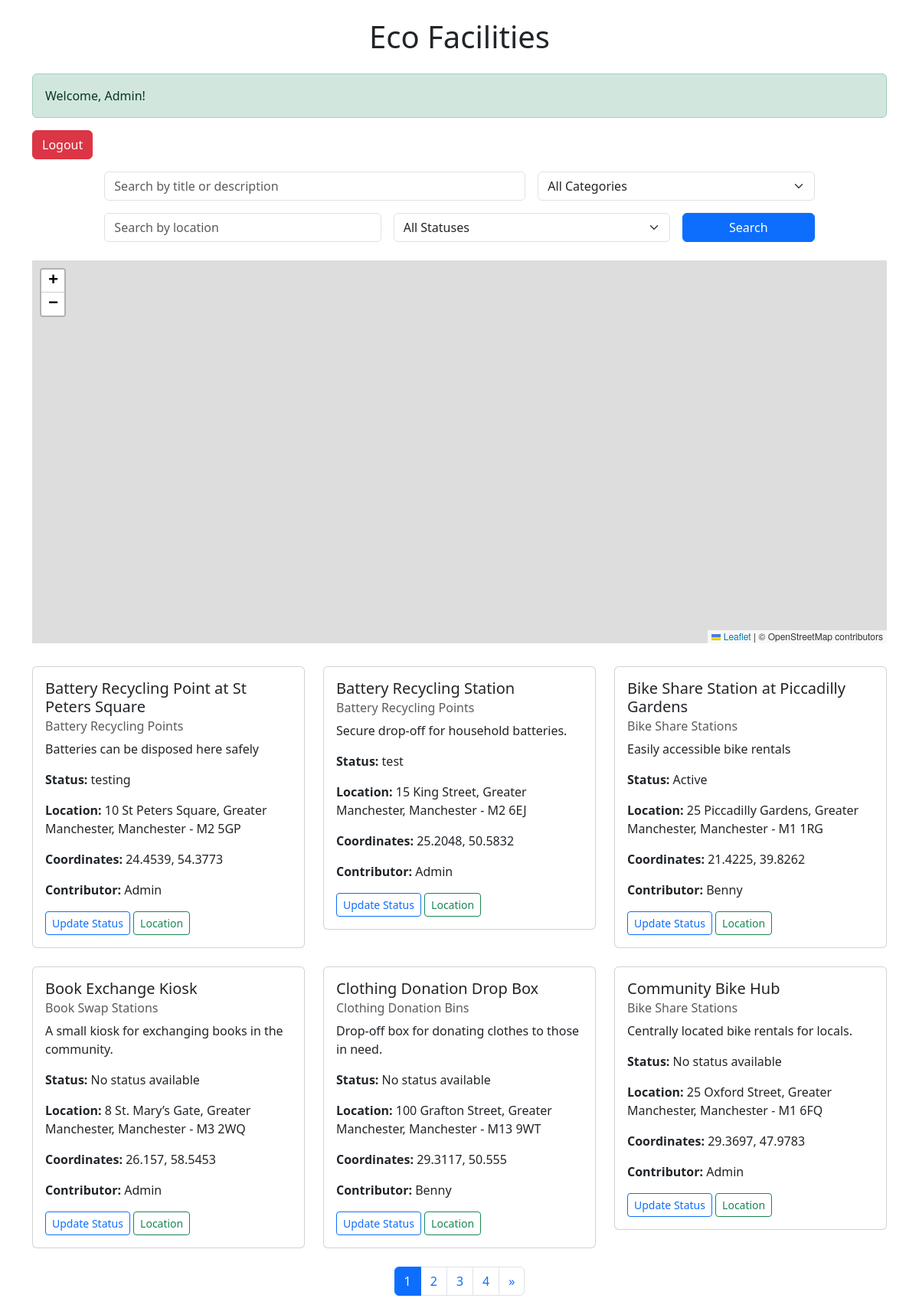
Page /?view=browse (signed in) on the committed database.
### tables this page shows
CREATE TABLE "ecoFacilityStatus"
(
	id INTEGER not null
		primary key autoincrement
		unique,
	facilityId INTEGER not null
		constraint ecoFacilityStatus_ecoFacilities_id_fk
			references ecoFacilities,
	statusComment VARCHAR(100) not null
);

CREATE TABLE ecoFacilities (
                               id INTEGER PRIMARY KEY AUTOINCREMENT NOT NULL UNIQUE,
                               title VARCHAR(50) NOT NULL,
                               category INTEGER,
                               description VARCHAR(150) NOT NULL,
                               houseNumber VARCHAR(50),
                               streetName VARCHAR(50),
                               county VARCHAR(50),
                               town VARCHAR(50),
                               postcode VARCHAR(7) NOT NULL,
                               lng FLOAT NOT NULL,
                               lat FLOAT NOT NULL,
                               contributor INTEGER,
                               FOREIGN KEY (category) REFERENCES ecoCategories(id),
                               FOREIGN KEY (contributor) REFERENCES ecoUser(id)
);

CREATE TABLE "ecoCategories"
(
	id INTEGER not null
		primary key
		unique,
	name VARCHAR(50) not null
		unique
);

### controllers/FacilityController.php (called while the page is built, shortened)
<?php
class FacilityController {
    private $facilityModel;
    public function __construct($facilityModel) {
        $this->facilityModel = $facilityModel;
    }
    public function browseFacilities($search = '', $category = null, $location = null, $status = null) {
        return $this->facilityModel->searchFacilities($search, $category, $location, $status);
    }
    public function getPaginatedFacilities($page, $limit, $search = '', $category = null, $location = null, $status = null) {
        $offset = ($page - 1) * $limit;
        return $this->facilityModel->getPaginatedFacilities($offset, $limit, $search, $category, $location, $status);
    }
    public function getTotalFacilities($search = '', $category = null) {
        return $this->facilityModel->getTotalFacilities($search, $category);
    }
}
?>

### models/Facility.php (called while the page is built, shortened)
<?php
class Facility {
    private $pdo;
    public function __construct($pdo) {
        $this->pdo = $pdo;
    }
    public function searchFacilities($search = '', $category = null, $location = null, $status = null) {
        $query = "
        SELECT ecoFacilities.*,
               ecoCategories.name AS category_name,
               ecoUser.username AS contributor_name,
               (SELECT statusComment
                FROM ecoFacilityStatus
                WHERE facilityId = ecoFacilities.id
                ORDER BY ROWID DESC LIMIT 1) AS statusComment
        FROM ecoFacilities
        LEFT JOIN ecoCategories ON ecoFacilities.category = ecoCategories.id
        LEFT JOIN ecoUser ON ecoFacilities.contributor = ecoUser.id
        WHERE (ecoFacilities.title LIKE :search OR ecoFacilities.description LIKE :search)
    ";
        $query .= " ORDER BY ecoFacilities.title ASC";
        $stmt = $this->pdo->prepare($query);
        $params = [
            ':search' => '%' . $search . '%',
        ];
        $stmt->execute($params);
        return $stmt->fetchAll(PDO::FETCH_ASSOC);
    }
    public function getPaginatedFacilities($offset, $limit, $search = '', $category = null, $location = null, $status = null) {
        $query = "
        SELECT ecoFacilities.*,
               ecoCategories.name AS category_name,
               ecoUser.username AS contributor_name,
               (SELECT statusComment
                FROM ecoFacilityStatus
                WHERE facilityId = ecoFacilities.id
                ORDER BY ROWID DESC LIMIT 1) AS statusComment
        FROM ecoFacilities
        LEFT JOIN ecoCategories ON ecoFacilities.category = ecoCategories.id
        LEFT JOIN ecoUser ON ecoFacilities.contributor = ecoUser.id
        WHERE (ecoFacilities.title LIKE :search OR ecoFacilities.description LIKE :search)
    ";
        $query .= " ORDER BY ecoFacilities.title ASC LIMIT :offset, :limit";
        $stmt = $this->pdo->prepare($query);
        $params = [
            ':search' => '%' . $search . '%',
            ':offset' => $offset,
            ':limit' => $limit,
        ];
        $stmt->bindValue(':offset', $offset, PDO::PARAM_INT);
        $stmt->bindValue(':limit', $limit, PDO::PARAM_INT);
        $stmt->execute($params);
        return $stmt->fetchAll(PDO::FETCH_ASSOC);
    }
    public function getTotalFacilities($search = '', $category = null, $location = null, $status = null) {
        $query = "
    SELECT COUNT(*) as total
    FROM ecoFacilities
    WHERE (title LIKE :search OR description LIKE :search)
";
        $stmt = $this->pdo->prepare($query);
        $params = [
            ':search' => '%' . $search . '%',
        ];
        $stmt->execute($params);
        return $stmt->fetch(PDO::FETCH_ASSOC)['total'];
    }
}

### views/facilities/browse.php (the view, shortened to what this page needs)
<?php
$page = isset($_GET['page']) ? (int)$_GET['page'] : 1;
$limit = 6;
$location = $_GET['location'] ?? null;
$status = $_GET['status'] ?? null;
$search = $_GET['search'] ?? null;
$category = $_GET['category'] ?? null;
$total = $facilityController->getTotalFacilities($search, $category, $location, $status);
$facilities = $facilityController->getPaginatedFacilities($page, $limit, $search, $category, $location, $status);
$totalPages = ceil($total / $limit);
?>
<!DOCTYPE html>
<html>
<head>
    <link href="https://cdn.jsdelivr.net/npm/bootstrap@5.3.3/dist/css/bootstrap.min.css" rel="stylesheet">
    <link rel="stylesheet" href="https://unpkg.com/leaflet/dist/leaflet.css" />
</head>
<body>
<div class="container mt-4">
    <h1 class="text-center mb-4">Eco Facilities</h1>
    <?php
    if (isset($_SESSION['username'])) {
        echo '<div class="alert alert-success">Welcome, ' . htmlspecialchars($_SESSION['username']) . '!</div>';
        echo '<a href="/ecoBuddy/index.php?view=logout" class="btn btn-danger mb-3">Logout</a>';
    } else {
        echo '<div class="alert alert-warning">You are not logged in. <a href="/ecoBuddy/index.php?view=login" class="alert-link">Login here</a>.</div>';
        exit;
    }
    ?>
    <form method="GET" action="/ecoBuddy/index.php" class="mb-4" id="searchForm">
        <div class="row g-3 justify-content-center">
            <div class="col-md-6">
                <input type="text" name="search" class="form-control" placeholder="Search by title or description"
                       value="<?php echo htmlspecialchars($_GET['search'] ?? ''); ?>" id="searchInput">
            </div>
            <div class="col-md-4">
                <select name="category" class="form-select" id="categorySelect">
                    <option value="">All Categories</option>
                </select>
            </div>
            <div class="col-md-4">
                <input type="text" name="location" class="form-control" placeholder="Search by location"
                       value="<?php echo htmlspecialchars($_GET['location'] ?? ''); ?>" id="locationInput">
            </div>
            <div class="col-md-4">
                <select name="status" class="form-select" id="statusSelect">
                    <option value="">All Statuses</option>
                </select>
            </div>
            <div class="col-md-2">
                <button type="submit" class="btn btn-primary w-100">Search</button>
            </div>
        </div>
    </form>
    <div id="map" style="height: 500px; width: 100%; margin-bottom: 30px;"></div>
    <div id="facilitiesContainer">
        <?php if (!empty($facilities)) : ?>
            <div class="row">
                <?php foreach ($facilities as $facility) : ?>
                    <div class="col-md-4 mb-4">
                        <div class="card">
                            <div class="card-body">
                                <h5 class="card-title"><?php echo htmlspecialchars($facility['title']); ?></h5>
                                <h6 class="card-subtitle mb-2 text-muted"><?php echo htmlspecialchars($facility['category_name']); ?></h6>
                                <p class="card-text"><?php echo htmlspecialchars($facility['description']); ?></p>
                                <p><strong>Status:</strong>
                                    <?php echo !empty($facility['statusComment']) ? htmlspecialchars($facility['statusComment']) : 'No status available'; ?>
                                </p>
                                <p><strong>Location:</strong> <?php echo htmlspecialchars($facility['houseNumber'] . ' ' . $facility['streetName'] . ', ' . $facility['county'] . ', ' . $facility['town'] . ' - ' . $facility['postcode']); ?></p>
                                <p><strong>Coordinates:</strong>
                                    <?php echo (!empty($facility['lat']) && !empty($facility['lng']))
                                        ? htmlspecialchars($facility['lat'] . ', ' . $facility['lng'])
                                        : 'Coordinates not available'; ?>
                                </p>
                                <p><strong>Contributor:</strong> <?php echo htmlspecialchars($facility['contributor_name']); ?></p>
                                <button class="btn btn-sm btn-outline-primary" onclick="openStatusPrompt(<?php echo $facility['id']; ?>)">Update Status</button>
                                <button class="btn btn-sm btn-outline-success" onclick="zoomToFacility(<?php echo $facility['id']; ?>, <?php echo $facility['lat']; ?>, <?php echo $facility['lng']; ?>)">Location</button>
                            </div>
                        </div>
                    </div>
                <?php endforeach; ?>
            </div>
            <nav aria-label="Page navigation">
                <ul class="pagination justify-content-center">
                    <?php for ($i = 1; $i <= $totalPages; $i++): ?>
                        <li class="page-item <?php echo $i === $page ? 'active' : ''; ?>">
                            <a class="page-link" href="?view=browse&page=<?php echo $i; ?>"><?php echo $i; ?></a>
                        </li>
                    <?php endfor; ?>
                    <?php if ($page < $totalPages): ?>
                        <li class="page-item">
                            <a class="page-link" href="?view=browse&page=<?php echo $page + 1; ?>" aria-label="Next">
                                <span aria-hidden="true">&raquo;</span>
                            </a>
                        </li>
                    <?php endif; ?>
                </ul>
            </nav>
        <?php else : ?>
            <div class="alert alert-warning text-center">No facilities found. Try adjusting your search criteria.</div>
        <?php endif; ?>
    </div>
</div>
</body>
</html>

### rows in the picture
ecofacilitystatus: facilityId.title "Battery Recycling Point at St Peters Square", ecocategories.name "Battery Recycling Points", facilityId.description "Batteries can be disposed here safely", statusComment "testing", facilityId.postcode "10 St Peters Square, Greater Manchester, Manchester - M2 5GP", facilityId.lng "24.4539, 54.3773", contributor_name "Admin"
ecofacilitystatus: facilityId.title "Battery Recycling Station", ecocategories.name "Battery Recycling Points", facilityId.description "Secure drop-off for household batteries.", statusComment "test", facilityId.postcode "15 King Street, Greater Manchester, Manchester - M2 6EJ", facilityId.lng "25.2048, 50.5832", contributor_name "Admin"
ecofacilitystatus: facilityId.title "Bike Share Station at Piccadilly Gardens", ecocategories.name "Bike Share Stations", facilityId.description "Easily accessible bike rentals", statusComment "Active", facilityId.postcode "25 Piccadilly Gardens, Greater Manchester, Manchester - M1 1RG", facilityId.lng "21.4225, 39.8262", contributor_name "Benny"
ecofacilities: title "Book Exchange Kiosk", category.name "Book Swap Stations", description "A small kiosk for exchanging books in the community.", shows "No status available", houseNumber+streetName+county "8 St. Mary’s Gate, Greater Manchester, Manchester - M3 2WQ", lat+lng "26.157, 58.5453", contributor_name "Admin"
ecofacilities: title "Clothing Donation Drop Box", category.name "Clothing Donation Bins", description "Drop-off box for donating clothes to those in need.", shows "No status available", houseNumber+streetName+county "100 Grafton Street, Greater Manchester, Manchester - M13 9WT", lat+lng "29.3117, 50.555", contributor_name "Benny"
ecofacilities: title "Community Bike Hub", category.name "Bike Share Stations", description "Centrally located bike rentals for locals.", shows "No status available", houseNumber+streetName+county "25 Oxford Street, Greater Manchester, Manchester - M1 6FQ", lat+lng "29.3697, 47.9783", contributor_name "Admin"

### other values in the picture
$_SESSION['username'] "Admin"
